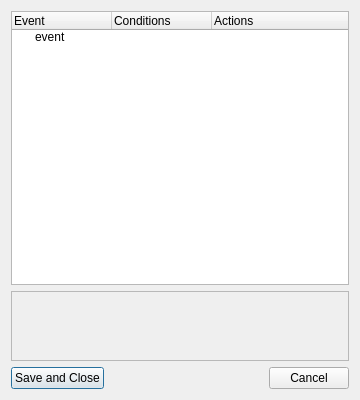
<?xml version="1.0" encoding="UTF-8"?>
<ui version="4.0">
 <class>EventEditDialog</class>
 <widget class="QDialog" name="EventEditDialog">
  <property name="geometry">
   <rect>
    <x>0</x>
    <y>0</y>
    <width>360</width>
    <height>400</height>
   </rect>
  </property>
  <property name="windowTitle">
   <string>Dialog</string>
  </property>
  <layout class="QVBoxLayout" name="verticalLayout_2">
   <item>
    <layout class="QVBoxLayout" name="verticalLayout" stretch="80,15,5">
     <item>
      <widget class="QTreeWidget" name="eventTree">
       <attribute name="headerCascadingSectionResizes">
        <bool>false</bool>
       </attribute>
       <attribute name="headerDefaultSectionSize">
        <number>100</number>
       </attribute>
       <attribute name="headerStretchLastSection">
        <bool>true</bool>
       </attribute>
       <column>
        <property name="text">
         <string>Event</string>
        </property>
       </column>
       <column>
        <property name="text">
         <string>Conditions</string>
        </property>
       </column>
       <column>
        <property name="text">
         <string>Actions</string>
        </property>
       </column>
       <item>
        <property name="text">
         <string>event</string>
        </property>
        <property name="flags">
         <set>ItemIsSelectable|ItemIsDragEnabled|ItemIsEnabled</set>
        </property>
       </item>
      </widget>
     </item>
     <item>
      <layout class="QHBoxLayout" name="horizontalLayout_2">
       <item>
        <widget class="QScrollArea" name="scrollArea">
         <property name="widgetResizable">
          <bool>true</bool>
         </property>
         <widget class="QWidget" name="scrollAreaWidgetContents">
          <property name="geometry">
           <rect>
            <x>0</x>
            <y>0</y>
            <width>336</width>
            <height>69</height>
           </rect>
          </property>
          <layout class="QHBoxLayout" name="horizontalLayout_3"/>
         </widget>
        </widget>
       </item>
      </layout>
     </item>
     <item>
      <layout class="QHBoxLayout" name="horizontalLayout">
       <item>
        <widget class="QPushButton" name="bSave">
         <property name="text">
          <string>Save and Close</string>
         </property>
        </widget>
       </item>
       <item>
        <spacer name="horizontalSpacer">
         <property name="orientation">
          <enum>Qt::Horizontal</enum>
         </property>
         <property name="sizeHint" stdset="0">
          <size>
           <width>40</width>
           <height>20</height>
          </size>
         </property>
        </spacer>
       </item>
       <item>
        <widget class="QPushButton" name="bCancel">
         <property name="text">
          <string>Cancel</string>
         </property>
        </widget>
       </item>
      </layout>
     </item>
    </layout>
   </item>
  </layout>
 </widget>
 <resources/>
 <connections/>
</ui>
